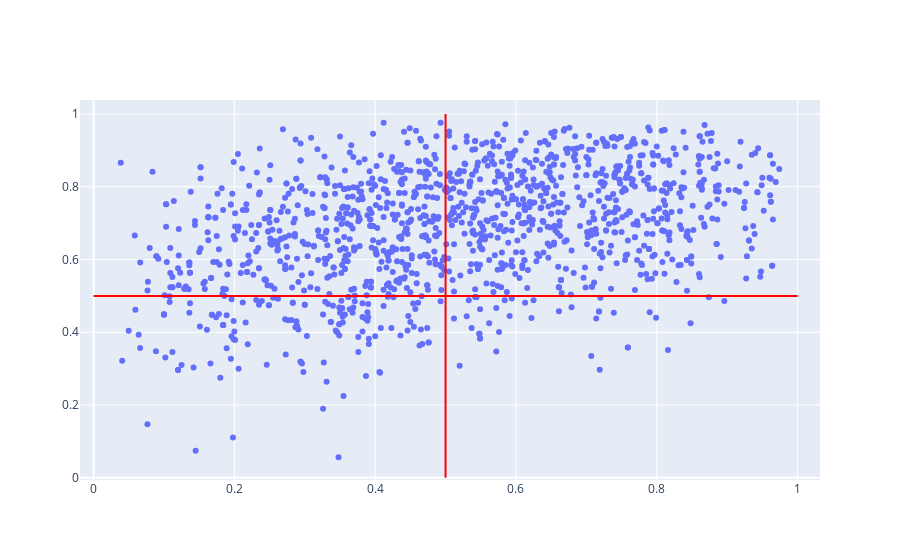

Notebook cell for this chart:
### Markdown cell above
### Mood 
        plotting energy vs valence
        high energy, valence = happy
        low energy, valence = sad
        high energy, low valence = angsty
        low energy, high valence = chill

### Code cell
import plotly.graph_objects as go

fig = go.Figure()

# Add traces
fig.add_trace(go.Scatter(x=af.valence, y=af.energy,
                    mode='markers',
                    name='markers'))
fig.add_shape(type='line',
                x0=0,
                y0=0.5,
                x1=1,
                y1=0.5,
                line=dict(color='Red',),
                xref='x',
                yref='y'
)

fig.add_shape(type='line',
                x0=0.5,
                y0=0,
                x1=0.5,
                y1=1,
                line=dict(color='Red',),
                xref='x',
                yref='y'
)

fig.show() #hit songs have no chill

### Figure 1 — Plotly figure (JSON) as saved in the notebook; plotly's stock layout.template omitted (floating-point values rounded to 4 significant figures; data arrays with more than 128 entries replaced by an {"elided": "..."} marker saying what was removed)
{"data": [{"mode": "markers", "name": "markers", "type": "scatter", "x": {"elided": "1387 float values"}, "y": {"elided": "1387 float values"}}], "layout": {"shapes": [{"line": {"color": "Red"}, "type": "line", "x0": 0, "x1": 1, "xref": "x", "y0": 0.5, "y1": 0.5, "yref": "y"}, {"line": {"color": "Red"}, "type": "line", "x0": 0.5, "x1": 0.5, "xref": "x", "y0": 0, "y1": 1, "yref": "y"}]}}
